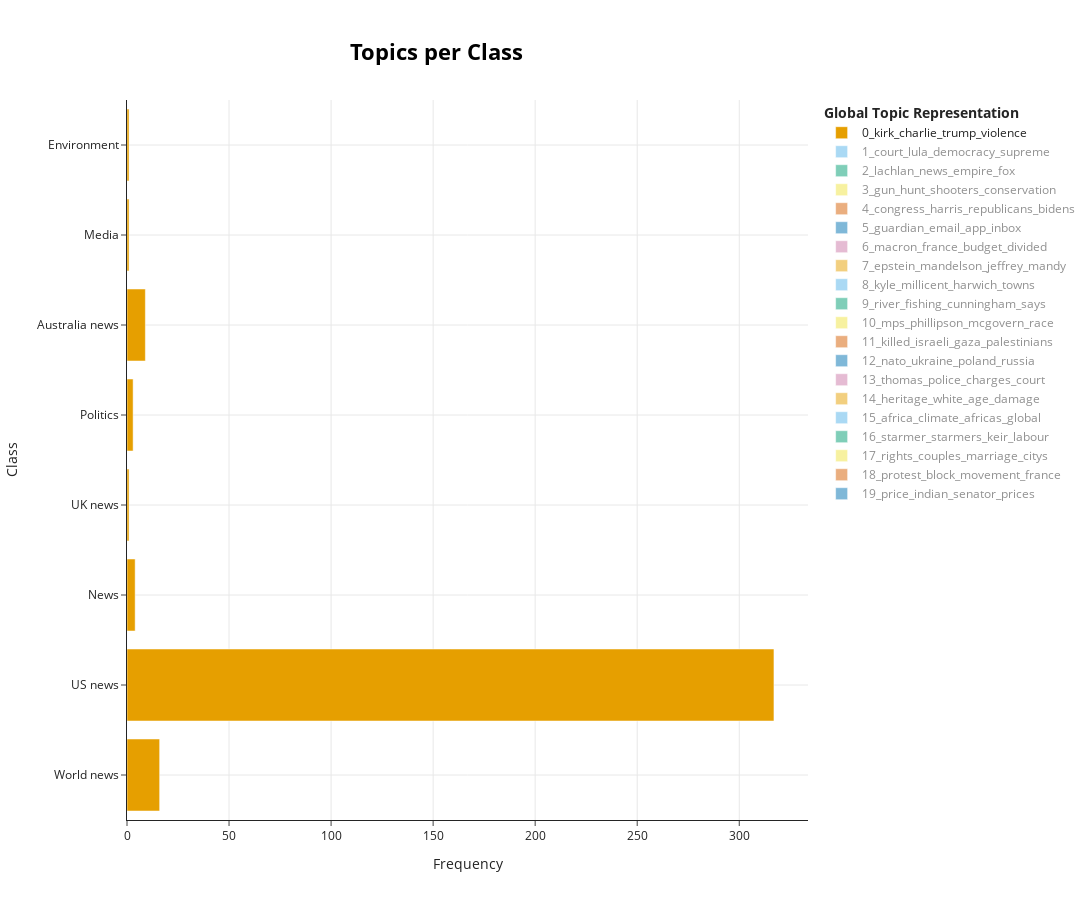

Notebook code cell kept with this figure:
### Code cell
# Topics per section of the article they came from
topic_per_section = topic_model.topics_per_class(per_para_data['paragraphs'], classes=per_para_data['sectionName'])
topic_model.visualize_topics_per_class(topic_per_section, top_n_topics=20)

### Figure 1 — Plotly figure (JSON) as saved in the notebook; plotly's stock layout.template omitted (floating-point values rounded to 4 significant figures)
{"data": [{"hoverinfo": "text", "hovertext": ["<b>Topic 0</b><br>Words: kirk, mediation, violence, michael, wife", "<b>Topic 0</b><br>Words: kirk, charlie, trump, violence, political", "<b>Topic 0</b><br>Words: religion, belonging, generations, younger, adults", "<b>Topic 0</b><br>Words: command, offices, temporary, accommodation, commanders", "<b>Topic 0</b><br>Words: argue, foot, shoot, running, theyre", "<b>Topic 0</b><br>Words: mikac, 1996, port, shooting, killed", "<b>Topic 0</b><br>Words: doing, zones, proper, standards, ask", "<b>Topic 0</b><br>Words: facts, aspect, shape, tool, wealth"], "marker": {"color": "#E69F00"}, "name": "0_kirk_charlie_trump_violence", "orientation": "h", "type": "bar", "visible": true, "x": [16, 317, 4, 1, 3, 9, 1, 1], "y": ["World news", "US news", "News", "UK news", "Politics", "Australia news", "Media", "Environment"]}, {"hoverinfo": "text", "hovertext": ["<b>Topic 1</b><br>Words: lula, court, democracy, supreme, brazilian", "<b>Topic 1</b><br>Words: judges, guilty, seeking, democracy, consequence", "<b>Topic 1</b><br>Words: erin, patterson, played, exactly, plotting"], "marker": {"color": "#56B4E9"}, "name": "1_court_lula_democracy_supreme", "orientation": "h", "type": "bar", "visible": "legendonly", "x": [163, 4, 3], "y": ["World news", "US news", "Australia news"]}, {"hoverinfo": "text", "hovertext": ["<b>Topic 2</b><br>Words: mandelson, mirror, telegraph, harry, express", "<b>Topic 2</b><br>Words: chess, masters, raid, 96, beating", "<b>Topic 2</b><br>Words: copper, deal, looks, metal, shareholders", "<b>Topic 2</b><br>Words: murdochs, succession, empire, lachlan, battle", "<b>Topic 2</b><br>Words: lachlan, news, fox, sun, empire"], "marker": {"color": "#009E73"}, "name": "2_lachlan_news_empire_fox", "orientation": "h", "type": "bar", "visible": "legendonly", "x": [1, 1, 9, 4, 36], "y": ["World news", "News", "Business", "Australia news", "Media"]}, {"hoverinfo": "text", "hovertext": ["<b>Topic 3</b><br>Words: requirement, limited, minimum, 14, lawmaker", "<b>Topic 3</b><br>Words: godgiven, prudent, unfortunately, amendment, gun", "<b>Topic 3</b><br>Words: gun, hunt, shooters, conservation, right", "<b>Topic 3</b><br>Words: evidence, pieces, pots, signs, aerial"], "marker": {"color": "#F0E442"}, "name": "3_gun_hunt_shooters_conservation", "orientation": "h", "type": "bar", "visible": "legendonly", "x": [1, 1, 45, 1], "y": ["World news", "US news", "Australia news", "Global development"]}, {"hoverinfo": "text", "hovertext": ["<b>Topic 4</b><br>Words: questioning, rampant, challenges, downfall, destruction", "<b>Topic 4</b><br>Words: congress, harris, republicans, bidens, house", "<b>Topic 4</b><br>Words: unconventional, perpetrators, robotic, basis, briefings", "<b>Topic 4</b><br>Words: environmental, 140, roll, projects, ease"], "marker": {"color": "#D55E00"}, "name": "4_congress_harris_republicans_bidens", "orientation": "h", "type": "bar", "visible": "legendonly", "x": [1, 42, 3, 1], "y": ["World news", "US news", "Politics", "Environment"]}, {"hoverinfo": "text", "hovertext": ["<b>Topic 5</b><br>Words: tomorrow, weekly, sunday, finally, guardians", "<b>Topic 5</b><br>Words: subscribe, email, delivered, signed, youre", "<b>Topic 5</b><br>Words: inbox, email, weekly, guardian, receive", "<b>Topic 5</b><br>Words: guardian, app, contact, messages, send", "<b>Topic 5</b><br>Words: guardian, publishing, delivery, apply, copy", "<b>Topic 5</b><br>Words: word, inbox, email, newsletter, follow", "<b>Topic 5</b><br>Words: foundation, nia, foundations, center, uncontacted", "<b>Topic 5</b><br>Words: parent, allegations, note, behalf, book", "<b>Topic 5</b><br>Words: guardian, readers, guardians, funding, reporting"], "marker": {"color": "#0072B2"}, "name": "5_guardian_email_app_inbox", "orientation": "h", "type": "bar", "visible": "legendonly", "x": [5, 6, 8, 14, 1, 4, 1, 1, 7], "y": ["World news", "US news", "News", "UK news", "Politics", "Australia news", "Global development", "Media", "Environment"]}, {"hoverinfo": "text", "hovertext": ["<b>Topic 6</b><br>Words: macron, france, budget, divided, parliament", "<b>Topic 6</b><br>Words: sour, exposed, chrisafis, 2027, spotlight", "<b>Topic 6</b><br>Words: amid, economic, recover, crises, sharp", "<b>Topic 6</b><br>Words: weaken, hardright, dilution, macron, friedrich"], "marker": {"color": "#CC79A7"}, "name": "6_macron_france_budget_divided", "orientation": "h", "type": "bar", "visible": "legendonly", "x": [41, 1, 2, 1], "y": ["World news", "News", "Politics", "Environment"]}, {"hoverinfo": "text", "hovertext": ["<b>Topic 7</b><br>Words: epstein, mandelson, jeffrey, signature, paedophile", "<b>Topic 7</b><br>Words: epstein, jeffrey, signature, mandelson, greene", "<b>Topic 7</b><br>Words: epstein, mandelson, mandy, epsteins, ambassador", "<b>Topic 7</b><br>Words: sacked, epstein, mandelson, album, apparent"], "marker": {"color": "#E69F00"}, "name": "7_epstein_mandelson_jeffrey_mandy", "orientation": "h", "type": "bar", "visible": "legendonly", "x": [2, 7, 28, 2], "y": ["World news", "US news", "Politics", "Australia news"]}, {"hoverinfo": "text", "hovertext": ["<b>Topic 8</b><br>Words: wed, hear, experience, looking, seekers", "<b>Topic 8</b><br>Words: kilkenny, outer, grown, bayside, councils", "<b>Topic 8</b><br>Words: kyle, millicent, towns, harwich, says"], "marker": {"color": "#56B4E9"}, "name": "8_kyle_millicent_harwich_towns", "orientation": "h", "type": "bar", "visible": "legendonly", "x": [1, 1, 34], "y": ["Business", "Australia news", "Environment"]}, {"hoverinfo": "text", "hovertext": ["<b>Topic 9</b><br>Words: prefer, coordinate, researchers, revealing, manage", "<b>Topic 9</b><br>Words: river, cunningham, fishing, says, atlantic"], "marker": {"color": "#009E73"}, "name": "9_river_fishing_cunningham_says", "orientation": "h", "type": "bar", "visible": "legendonly", "x": [1, 33], "y": ["US news", "Environment"]}, {"hoverinfo": "text", "hovertext": ["<b>Topic 10</b><br>Words: mps, phillipson, mcgovern, race, deputy", "<b>Topic 10</b><br>Words: mps, motions, party, committee, council"], "marker": {"color": "#F0E442"}, "name": "10_mps_phillipson_mcgovern_race", "orientation": "h", "type": "bar", "visible": "legendonly", "x": [30, 4], "y": ["Politics", "Australia news"]}, {"hoverinfo": "text", "hovertext": ["<b>Topic 11</b><br>Words: killed, israeli, gaza, palestinians, bank", "<b>Topic 11</b><br>Words: islands, interior, gang, injuring, killed", "<b>Topic 11</b><br>Words: worse, killed, im, jihad, alhayya", "<b>Topic 11</b><br>Words: weapons, kids, kill, suburbs, single"], "marker": {"color": "#D55E00"}, "name": "11_killed_israeli_gaza_palestinians", "orientation": "h", "type": "bar", "visible": "legendonly", "x": [27, 3, 2, 1], "y": ["World news", "US news", "Politics", "Australia news"]}, {"hoverinfo": "text", "hovertext": ["<b>Topic 12</b><br>Words: nato, ukraine, poland, polish, airspace", "<b>Topic 12</b><br>Words: poland, russia, military, prince, invitation", "<b>Topic 12</b><br>Words: lot, warfare, tanks, tank, frontlines"], "marker": {"color": "#0072B2"}, "name": "12_nato_ukraine_poland_russia", "orientation": "h", "type": "bar", "visible": "legendonly", "x": [26, 3, 3], "y": ["World news", "US news", "News"]}, {"hoverinfo": "text", "hovertext": ["<b>Topic 13</b><br>Words: extension, zealand, eva, phillips, manage", "<b>Topic 13</b><br>Words: immigration, los, angeles, court, countless", "<b>Topic 13</b><br>Words: thomas, police, charges, court, officer"], "marker": {"color": "#CC79A7"}, "name": "13_thomas_police_charges_court", "orientation": "h", "type": "bar", "visible": "legendonly", "x": [2, 4, 24], "y": ["World news", "US news", "Australia news"]}, {"hoverinfo": "text", "hovertext": ["<b>Topic 14</b><br>Words: helpless, beating, covered, protester, royal", "<b>Topic 14</b><br>Words: meat, age, animals, large, east", "<b>Topic 14</b><br>Words: heritage, white, damage, fabric, red", "<b>Topic 14</b><br>Words: application, rock, art, protect, north"], "marker": {"color": "#E69F00"}, "name": "14_heritage_white_age_damage", "orientation": "h", "type": "bar", "visible": "legendonly", "x": [1, 17, 11, 1], "y": ["World news", "Science", "UK news", "Australia news"]}, {"hoverinfo": "text", "hovertext": ["<b>Topic 15</b><br>Words: africa, african, climate, green, africas", "<b>Topic 15</b><br>Words: africa, climate, africas, global, renewable"], "marker": {"color": "#56B4E9"}, "name": "15_africa_climate_africas_global", "orientation": "h", "type": "bar", "visible": "legendonly", "x": [3, 26], "y": ["World news", "Environment"]}, {"hoverinfo": "text", "hovertext": ["<b>Topic 16</b><br>Words: corbyn, starmers, proving, starmer, alliance", "<b>Topic 16</b><br>Words: starmers, starmer, appointing, chief, keir", "<b>Topic 16</b><br>Words: starmer, starmers, labour, keir, reform"], "marker": {"color": "#009E73"}, "name": "16_starmer_starmers_keir_labour", "orientation": "h", "type": "bar", "visible": "legendonly", "x": [2, 5, 20], "y": ["World news", "UK news", "Politics"]}, {"hoverinfo": "text", "hovertext": ["<b>Topic 17</b><br>Words: rights, couples, marriage, citys, transgender", "<b>Topic 17</b><br>Words: doctor, need, immediately, trial, rights"], "marker": {"color": "#F0E442"}, "name": "17_rights_couples_marriage_citys", "orientation": "h", "type": "bar", "visible": "legendonly", "x": [26, 1], "y": ["World news", "US news"]}, {"hoverinfo": "text", "hovertext": ["<b>Topic 18</b><br>Words: protest, block, movement, france, protesters", "<b>Topic 18</b><br>Words: sec, plating, rock, program, rolls"], "marker": {"color": "#D55E00"}, "name": "18_protest_block_movement_france", "orientation": "h", "type": "bar", "visible": "legendonly", "x": [23, 2], "y": ["World news", "Australia news"]}, {"hoverinfo": "text", "hovertext": ["<b>Topic 19</b><br>Words: solberg, 64, sorry, incredibly, resign", "<b>Topic 19</b><br>Words: lost, came, decision, hill, tribunal", "<b>Topic 19</b><br>Words: price, indian, senator, prices, liberal"], "marker": {"color": "#0072B2"}, "name": "19_price_indian_senator_prices", "orientation": "h", "type": "bar", "visible": "legendonly", "x": [1, 3, 21], "y": ["World news", "Law", "Australia news"]}], "layout": {"height": 900, "hoverlabel": {"bgcolor": "white", "font": {"family": "Rockwell", "size": 16}}, "legend": {"title": {"text": "<b>Global Topic Representation"}}, "title": {"font": {"color": "Black", "size": 22}, "text": "<b>Topics per Class</b>", "x": 0.4, "xanchor": "center", "y": 0.95, "yanchor": "top"}, "width": 1250, "xaxis": {"showgrid": true, "title": {"text": "Frequency"}}, "yaxis": {"showgrid": true, "title": {"text": "Class"}}}}
